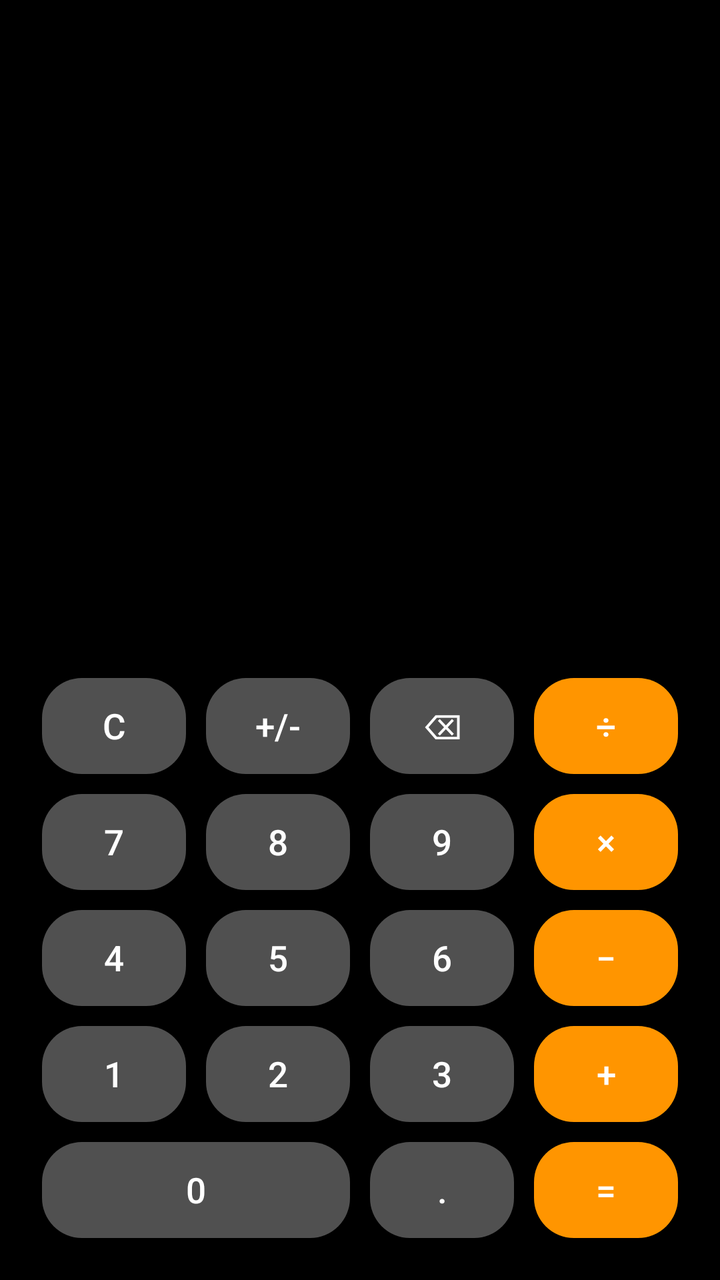
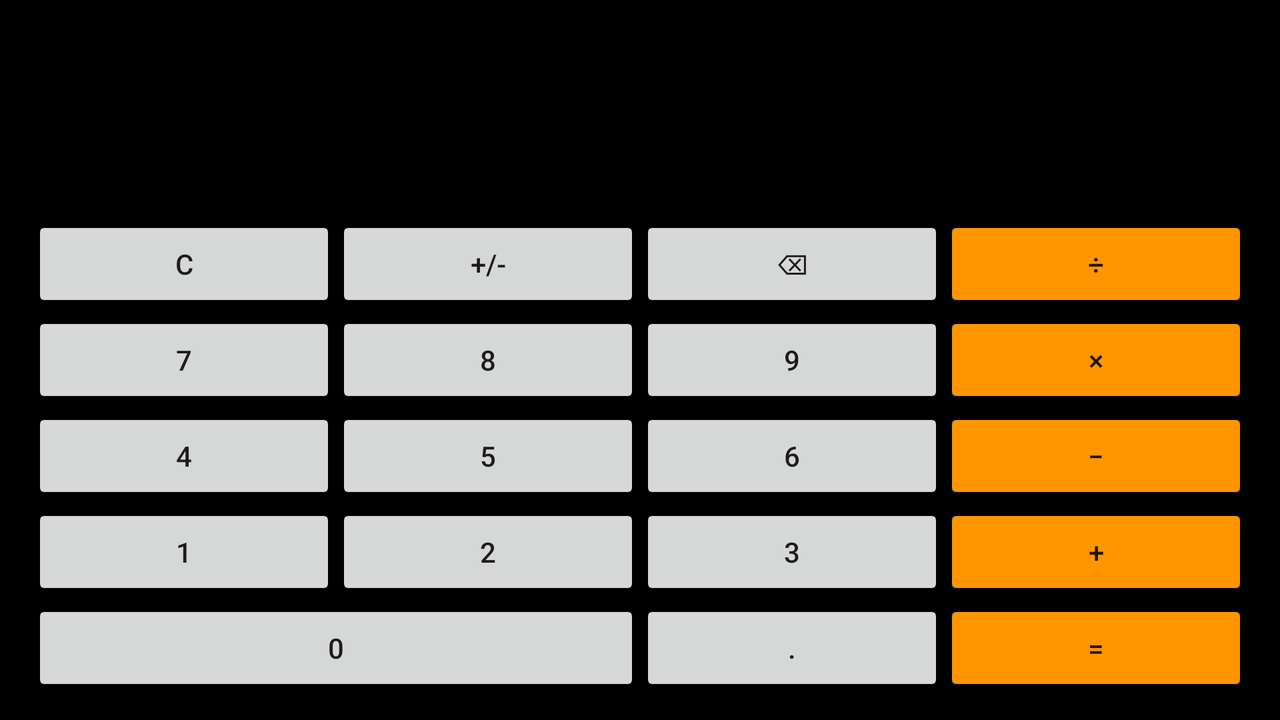

Compare how this app lays out the same screen by default and in its alternative resource folder. The renders come first, then the two layout files and the values they reference.
<!-- AndroidManifest.xml: application theme Theme.calculator.Empty -->
<!-- res/layout/fragment_simple_calculator.xml -->
<LinearLayout xmlns:android="http://schemas.android.com/apk/res/android"
    xmlns:app="http://schemas.android.com/apk/res-auto"
    xmlns:tools="http://schemas.android.com/tools"
    android:layout_width="match_parent"
    android:layout_height="match_parent"
    android:layout_gravity="center"
    android:background="@android:color/black"
    android:gravity="fill"
    android:orientation="vertical">

    <androidx.constraintlayout.widget.ConstraintLayout
        android:layout_width="match_parent"
        android:layout_height="match_parent"
        android:layout_gravity="center"
        android:layout_weight="1">

        <TextView
            android:id="@+id/displayTextView"
            android:layout_width="match_parent"
            android:layout_height="0dp"
            android:background="@android:color/transparent"
            android:gravity="end|center_vertical"
            android:paddingLeft="20dp"
            android:paddingRight="20dp"
            android:textColor="#ffffff"
            android:textSize="60sp"
            app:layout_constraintBottom_toTopOf="@+id/gridLayout"
            app:layout_constraintTop_toTopOf="parent"
            tools:layout_editor_absoluteX="0dp" />

        <GridLayout
            android:id="@+id/gridLayout"
            android:layout_width="match_parent"
            android:layout_height="wrap_content"
            android:alignmentMode="alignMargins"
            android:clickable="true"
            android:columnCount="4"
            android:focusable="true"
            android:orientation="horizontal"
            android:padding="16dp"
            android:rowCount="6"
            android:transitionGroup="true"
            app:layout_constraintBottom_toBottomOf="parent"
            app:layout_constraintTop_toBottomOf="@+id/displayTextView">


        

            <Button
                android:id="@+id/clearButton"
                style="@style/CalculatorButton"
                android:layout_width="0dp"
                android:layout_height="wrap_content"
                android:layout_columnWeight="1"
                android:gravity="center"
                android:text="C" />

            <Button
                android:id="@+id/negativeButton"
                style="@style/CalculatorButton"
                android:layout_width="0dp"
                android:layout_height="wrap_content"
                android:layout_columnWeight="1"
                android:gravity="center"
                android:text="+/-" />

            <Button
                android:id="@+id/backSpaceButton"
                style="@style/CalculatorButton"
                android:layout_width="0dp"
                android:layout_height="wrap_content"
                android:layout_columnWeight="1"
                android:gravity="center"
                android:text="⌫" />

            <Button
                android:id="@+id/divideButton"
                style="@style/CalculatorButton"
                android:layout_width="0dp"
                android:layout_height="wrap_content"
                android:layout_columnWeight="1"
                android:backgroundTint="#ff9500"
                android:gravity="center"
                android:text="÷" />

            

            <Button
                android:id="@+id/button7"
                style="@style/CalculatorButton"
                android:layout_width="0dp"
                android:layout_height="wrap_content"
                android:layout_columnWeight="1"
                android:gravity="center"
                android:text="7" />

            <Button
                android:id="@+id/button8"
                style="@style/CalculatorButton"
                android:layout_width="0dp"
                android:layout_height="wrap_content"
                android:layout_columnWeight="1"
                android:gravity="center"
                android:text="8" />


            <Button
                android:id="@+id/button9"
                style="@style/CalculatorButton"
                android:layout_width="0dp"
                android:layout_height="wrap_content"
                android:layout_columnWeight="1"
                android:gravity="center"
                android:text="9" />

            <Button
                android:id="@+id/multiplyButton"
                style="@style/CalculatorButton"
                android:layout_width="0dp"
                android:layout_height="wrap_content"
                android:layout_columnWeight="1"
                android:backgroundTint="#ff9500"
                android:gravity="center"
                android:text="×" />

            

            <Button
                android:id="@+id/button4"
                style="@style/CalculatorButton"
                android:layout_width="0dp"
                android:layout_height="wrap_content"
                android:layout_columnWeight="1"
                android:gravity="center"
                android:text="4" />

            <Button
                android:id="@+id/button5"
                style="@style/CalculatorButton"
                android:layout_width="0dp"
                android:layout_height="wrap_content"
                android:layout_columnWeight="1"
                android:gravity="center"
                android:text="5" />


            <Button
                android:id="@+id/button6"
                style="@style/CalculatorButton"
                android:layout_width="0dp"
                android:layout_height="wrap_content"
                android:layout_columnWeight="1"
                android:gravity="center"
                android:text="6" />

            <Button
                android:id="@+id/subtractButton"
                style="@style/CalculatorButton"
                android:layout_width="0dp"
                android:layout_height="wrap_content"
                android:layout_columnWeight="1"
                android:backgroundTint="#ff9500"
                android:gravity="center"
                android:text="−" />

            

            <Button
                android:id="@+id/button1"
                style="@style/CalculatorButton"
                android:layout_width="0dp"
                android:layout_height="wrap_content"
                android:layout_columnWeight="1"
                android:gravity="center"
                android:text="1" />

            <Button
                android:id="@+id/button2"
                style="@style/CalculatorButton"
                android:layout_width="0dp"
                android:layout_height="wrap_content"
                android:layout_columnWeight="1"
                android:gravity="center"
                android:text="2" />


            <Button
                android:id="@+id/button3"
                style="@style/CalculatorButton"
                android:layout_width="0dp"
                android:layout_height="wrap_content"
                android:layout_columnWeight="1"
                android:gravity="center"
                android:text="3" />

            <Button
                android:id="@+id/addButton"
                style="@style/CalculatorButton"
                android:layout_width="0dp"
                android:layout_height="wrap_content"
                android:layout_columnWeight="1"
                android:backgroundTint="#ff9500"
                android:gravity="center"
                android:text="+" />

            

            <Button
                android:id="@+id/button0"
                style="@style/CalculatorButton"
                android:layout_width="0dp"
                android:layout_height="wrap_content"
                android:layout_columnSpan="2"
                android:layout_columnWeight="1"
                android:gravity="center"
                android:text="0" />

            <Button
                android:id="@+id/decimalButton"
                style="@style/CalculatorButton"
                android:layout_width="0dp"
                android:layout_height="wrap_content"
                android:layout_columnWeight="1"
                android:gravity="center"
                android:text="." />

            <Button
                android:id="@+id/equalsButton"
                style="@style/CalculatorButton"
                android:layout_width="0dp"
                android:layout_height="wrap_content"
                android:layout_columnWeight="1"
                android:backgroundTint="#ff9500"
                android:gravity="center"
                android:text="=" />
        </GridLayout>
    </androidx.constraintlayout.widget.ConstraintLayout>

</LinearLayout>
<!-- resources referenced by this layout -->
<resources>
  <style name="CalculatorButton" parent="Widget.AppCompat.Button">
          <item name="android:autoSizeTextType" tools:targetApi="o">uniform</item>
          <item name="android:autoSizeMinTextSize" tools:targetApi="o">12sp</item>
          <item name="android:autoSizeMaxTextSize" tools:targetApi="o">24sp</item>
          <item name="android:textColor">@android:color/white</item>
          <item name="android:background">@drawable/button_background</item>
          <item name="android:layout_margin">5dp</item>
          <item name="android:padding">12dp</item>
          <item name="android:layout_height">0dp</item>
          <item name="android:layout_width">0dp</item>
          <item name="android:gravity">center</item>
          <item name="android:maxLines">1</item>
      </style>
  <style name="Theme.calculator.Empty" parent="Theme.AppCompat.Light.NoActionBar">
      </style>
  <!-- drawable button_background (drawable) -->
  <?xml version="1.0" encoding="utf-8"?>
  <shape xmlns:android="http://schemas.android.com/apk/res/android">
      <solid android:color="#505050"/>
      <corners android:radius="20sp"/>
  </shape>
</resources>
<!-- res/layout-land/fragment_simple_calculator.xml (the repository's variant of the layout above) -->
<!-- drawn on the phone turned sideways -->
<LinearLayout xmlns:android="http://schemas.android.com/apk/res/android"
    android:layout_width="match_parent"
    android:layout_height="match_parent"
    android:background="@android:color/black"
    android:gravity="fill"
    android:orientation="vertical"
    android:weightSum="11">

    <TextView
        android:id="@+id/displayTextView"
        android:layout_width="match_parent"
        android:layout_height="0dp"
        android:layout_weight="3"
        android:background="@android:color/transparent"
        android:gravity="end|center_vertical"
        android:padding="20dp"
        android:textColor="#ffffff"
        android:textSize="30sp" />

    <GridLayout
        android:layout_width="match_parent"
        android:layout_height="0dp"
        android:layout_weight="9"
        android:alignmentMode="alignMargins"
        android:clickable="true"
        android:columnCount="4"
        android:focusable="true"
        android:orientation="horizontal"
        android:paddingLeft="16dp"
        android:paddingRight="16dp"
        android:paddingTop="10dp"
        android:rowCount="5"
        android:transitionGroup="true">

        

        <Button
            android:id="@+id/clearButton"
            style="@style/CalculatorButtonLand"
            android:layout_width="0dp"
            android:layout_height="wrap_content"
            android:layout_columnWeight="1"
            android:gravity="center"
            android:text="C" />

        <Button
            android:id="@+id/negativeButton"
            style="@style/CalculatorButtonLand"
            android:layout_width="0dp"
            android:layout_height="wrap_content"
            android:layout_columnWeight="1"
            android:gravity="center"
            android:text="+/-" />

        <Button
            android:id="@+id/backSpaceButton"
            style="@style/CalculatorButtonLand"
            android:layout_width="0dp"
            android:layout_height="wrap_content"
            android:layout_columnWeight="1"
            android:gravity="center"
            android:text="⌫"/>

        <Button
            android:id="@+id/divideButton"
            style="@style/CalculatorButtonLand"
            android:layout_width="0dp"
            android:layout_height="wrap_content"
            android:layout_columnWeight="1"
            android:backgroundTint="#ff9500"
            android:gravity="center"
            android:text="÷" />

        

        <Button
            android:id="@+id/button7"
            style="@style/CalculatorButtonLand"
            android:layout_width="0dp"
            android:layout_height="wrap_content"
            android:layout_columnWeight="1"
            android:gravity="center"
            android:text="7" />

        <Button
            android:id="@+id/button8"
            style="@style/CalculatorButtonLand"
            android:layout_width="0dp"
            android:layout_height="wrap_content"
            android:layout_columnWeight="1"
            android:gravity="center"
            android:text="8" />


        <Button
            android:id="@+id/button9"
            style="@style/CalculatorButtonLand"
            android:layout_width="0dp"
            android:layout_height="wrap_content"
            android:layout_columnWeight="1"
            android:gravity="center"
            android:text="9" />

        <Button
            android:id="@+id/multiplyButton"
            style="@style/CalculatorButtonLand"
            android:layout_width="0dp"
            android:layout_height="wrap_content"
            android:layout_columnWeight="1"
            android:backgroundTint="#ff9500"
            android:gravity="center"
            android:text="×" />

        

        <Button
            android:id="@+id/button4"
            style="@style/CalculatorButtonLand"
            android:layout_width="0dp"
            android:layout_height="wrap_content"
            android:layout_columnWeight="1"
            android:gravity="center"
            android:text="4" />

        <Button
            android:id="@+id/button5"
            style="@style/CalculatorButtonLand"
            android:layout_width="0dp"
            android:layout_height="wrap_content"
            android:layout_columnWeight="1"
            android:gravity="center"
            android:text="5" />


        <Button
            android:id="@+id/button6"
            style="@style/CalculatorButtonLand"
            android:layout_width="0dp"
            android:layout_height="wrap_content"
            android:layout_columnWeight="1"
            android:gravity="center"
            android:text="6" />

        <Button
            android:id="@+id/subtractButton"
            style="@style/CalculatorButtonLand"
            android:layout_width="0dp"
            android:layout_height="wrap_content"
            android:layout_columnWeight="1"
            android:backgroundTint="#ff9500"
            android:gravity="center"
            android:text="−" />

        

        <Button
            android:id="@+id/button1"
            style="@style/CalculatorButtonLand"
            android:layout_width="0dp"
            android:layout_height="wrap_content"
            android:layout_columnWeight="1"
            android:gravity="center"
            android:text="1" />

        <Button
            android:id="@+id/button2"
            style="@style/CalculatorButtonLand"
            android:layout_width="0dp"
            android:layout_height="wrap_content"
            android:layout_columnWeight="1"
            android:gravity="center"
            android:text="2" />


        <Button
            android:id="@+id/button3"
            style="@style/CalculatorButtonLand"
            android:layout_width="0dp"
            android:layout_height="wrap_content"
            android:layout_columnWeight="1"
            android:gravity="center"
            android:text="3" />

        <Button
            android:id="@+id/addButton"
            style="@style/CalculatorButtonLand"
            android:layout_width="0dp"
            android:layout_height="wrap_content"
            android:layout_columnWeight="1"
            android:backgroundTint="#ff9500"
            android:gravity="center"
            android:text="+" />

        

        <Button
            android:id="@+id/button0"
            style="@style/CalculatorButtonLand"
            android:layout_width="0dp"
            android:layout_height="wrap_content"
            android:layout_columnSpan="2"
            android:layout_columnWeight="1"
            android:gravity="center"
            android:text="0" />

        <Button
            android:id="@+id/decimalButton"
            style="@style/CalculatorButtonLand"
            android:layout_width="0dp"
            android:layout_height="wrap_content"
            android:layout_columnWeight="1"
            android:gravity="center"
            android:text="." />

        <Button
            android:id="@+id/equalsButton"
            style="@style/CalculatorButtonLand"
            android:layout_width="0dp"
            android:layout_height="wrap_content"
            android:layout_columnWeight="1"
            android:backgroundTint="#ff9500"
            android:gravity="center"
            android:text="=" />
    </GridLayout>


</LinearLayout>
<!-- resources referenced by the variant -->
<!-- as the phone turned sideways resolves them -->
<resources>
  <style name="Theme.calculator.Empty" parent="Theme.AppCompat.Light.NoActionBar">
      </style>
</resources>
